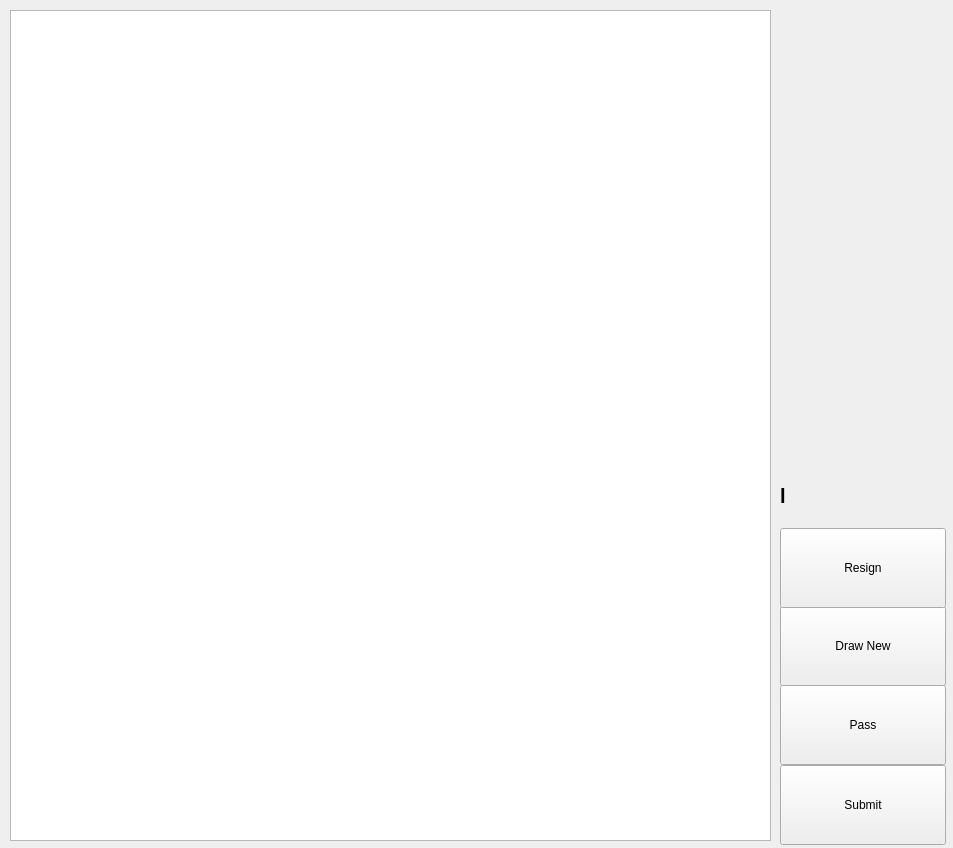
<?xml version="1.0" encoding="UTF-8"?>
<ui version="4.0">
 <class>MainWindow</class>
 <widget class="QMainWindow" name="MainWindow">
  <property name="geometry">
   <rect>
    <x>0</x>
    <y>0</y>
    <width>953</width>
    <height>848</height>
   </rect>
  </property>
  <property name="windowTitle">
   <string>MainWindow</string>
  </property>
  <widget class="QWidget" name="centralwidget">
   <widget class="QGraphicsView" name="graphicsView">
    <property name="geometry">
     <rect>
      <x>10</x>
      <y>10</y>
      <width>761</width>
      <height>831</height>
     </rect>
    </property>
   </widget>
   <widget class="QPushButton" name="submitButton">
    <property name="geometry">
     <rect>
      <x>780</x>
      <y>765</y>
      <width>166</width>
      <height>80</height>
     </rect>
    </property>
    <property name="text">
     <string>Submit</string>
    </property>
   </widget>
   <widget class="QLabel" name="nameLabel">
    <property name="geometry">
     <rect>
      <x>780</x>
      <y>470</y>
      <width>171</width>
      <height>51</height>
     </rect>
    </property>
    <property name="font">
     <font>
      <family>Arial</family>
      <pointsize>15</pointsize>
      <bold>true</bold>
     </font>
    </property>
    <property name="text">
     <string>l</string>
    </property>
   </widget>
   <widget class="QPushButton" name="drawButton">
    <property name="geometry">
     <rect>
      <x>780</x>
      <y>606</y>
      <width>166</width>
      <height>80</height>
     </rect>
    </property>
    <property name="text">
     <string>Draw New</string>
    </property>
   </widget>
   <widget class="QPushButton" name="passButton">
    <property name="geometry">
     <rect>
      <x>780</x>
      <y>685</y>
      <width>166</width>
      <height>80</height>
     </rect>
    </property>
    <property name="text">
     <string>Pass</string>
    </property>
   </widget>
   <widget class="QPushButton" name="resignButton">
    <property name="geometry">
     <rect>
      <x>780</x>
      <y>528</y>
      <width>166</width>
      <height>80</height>
     </rect>
    </property>
    <property name="text">
     <string>Resign</string>
    </property>
   </widget>
  </widget>
 </widget>
 <resources/>
 <connections/>
</ui>
